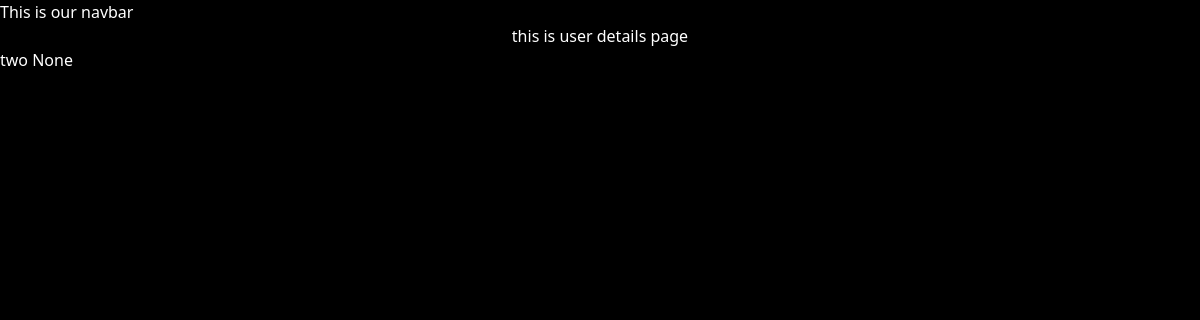
/firstapp/2, run on an earlier commit of the app's database.
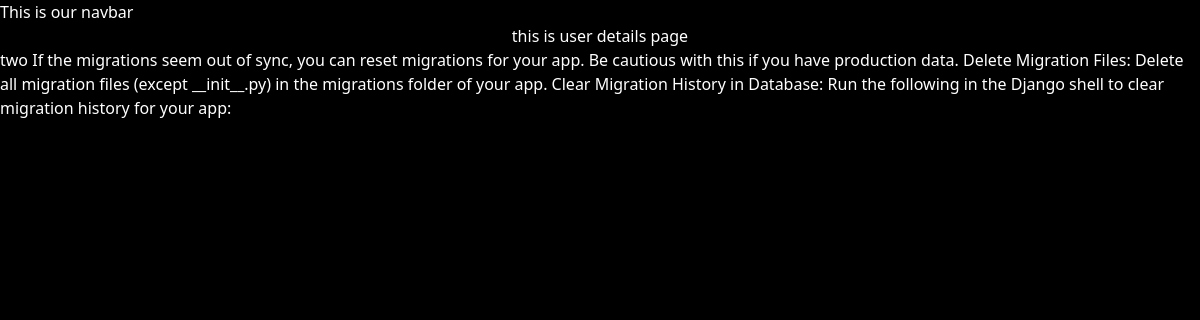
And on a later commit of the database.
### firstapp/models.py (models this page shows, shortened)
class User(models.Model):
    USER_TYPE = [
        ('normal', "normaluser"),
        ('admin', "useradmin")
    ]
    name = models.CharField(max_length=100)
    image = models.ImageField(upload_to='images/')
    email = models.EmailField(max_length=120, blank=False, null=False, default='')
    description = models.TextField(max_length=500, blank=True,null=True)
    date_added = models.DateTimeField(default=timezone.now)
    type = models.CharField(max_length=8, choices=USER_TYPE)

### firstapp/views.py (the view)
# urls.py: path('<int:user_id>',views.user_details, name="user-details" )
def user_details(request, user_id):
    user = get_object_or_404(User, pk=user_id)
    return render(request,'firstapp/user_details.html', {"user":user})

### firstapp/templates/firstapp/user_details.html (shortened to what this page needs)
{% extends 'layout.html' %}
{% block content %}
<h1>this is user details page</h1>
<div>
    <p>
        {{user.name}}
        {{user.description}}
    </p>
</div>
{% endblock %}

What changed in the data, as far as the page shows it:
changed User "two": description "None" → "If the migrations seem out of sync, you can reset migrations for your app. Be cautious with this if you have production data. Delete Migration Files: Delete all migration files (except __init__.py) in the migrations folder of your app. Clear Migration History in Database: Run the following in the Django shell to clear migration history for your app:"
